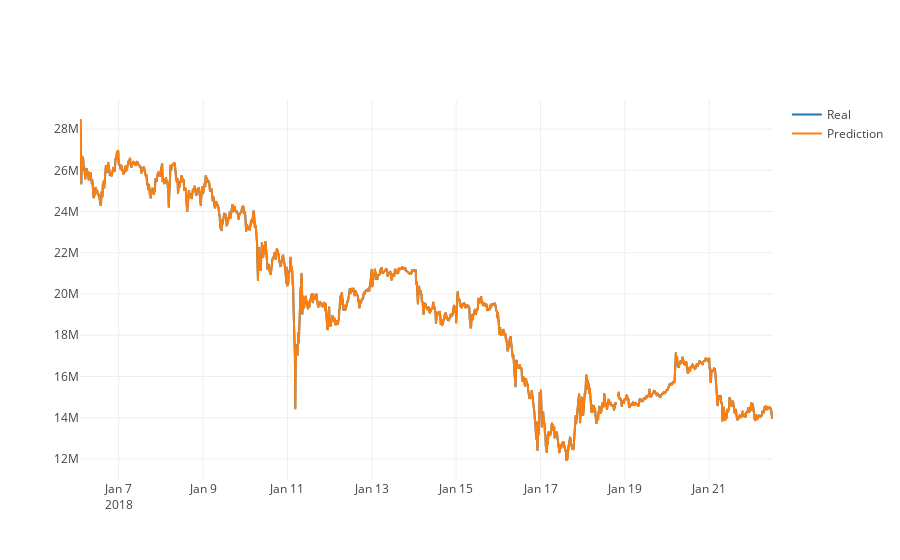

Notebook code for this chart:
### Code cell
df_test = df[train_size:len(df)]
print(len(df_test))
print(len(test))
print(len(pred_y_onestep))
print(len(test_y_onestep))

# 예측 값 복원하기 
pred_close = []
for i in range(len(pred_y_onestep)):
    j = look_back + i
    pred_close.append(df_test.iloc[j]['close'] * (1.00 + pred_y_onestep[i]))

# 테스트 데이터
df_test_pred = pd.DataFrame(df_test.iloc[-len(pred_y_onestep):])
df_test_pred["close_pred"] = np.array(pred_close)

# 그래프 그려보기
trace_real = go.Scatter(x=df_test_pred.index, y=df_test_pred["close"], name="Real") # real
trace_pred = go.Scatter(x=df_test_pred.index, y=df_test_pred["close_pred"], name="Prediction") # pred
py.iplot([trace_real, trace_pred])

### Figure 1 — Plotly figure (JSON) as saved in the notebook; plotly's stock layout.template omitted (floating-point values rounded to 4 significant figures; data arrays with more than 128 entries replaced by an {"elided": "..."} marker saying what was removed)
{"data": [{"name": "Real", "type": "scatter", "x": {"elided": "1578 str values"}, "y": {"elided": "1578 int values"}}, {"name": "Prediction", "type": "scatter", "x": {"elided": "1578 str values"}, "y": {"elided": "1578 int values"}}], "layout": {}}
